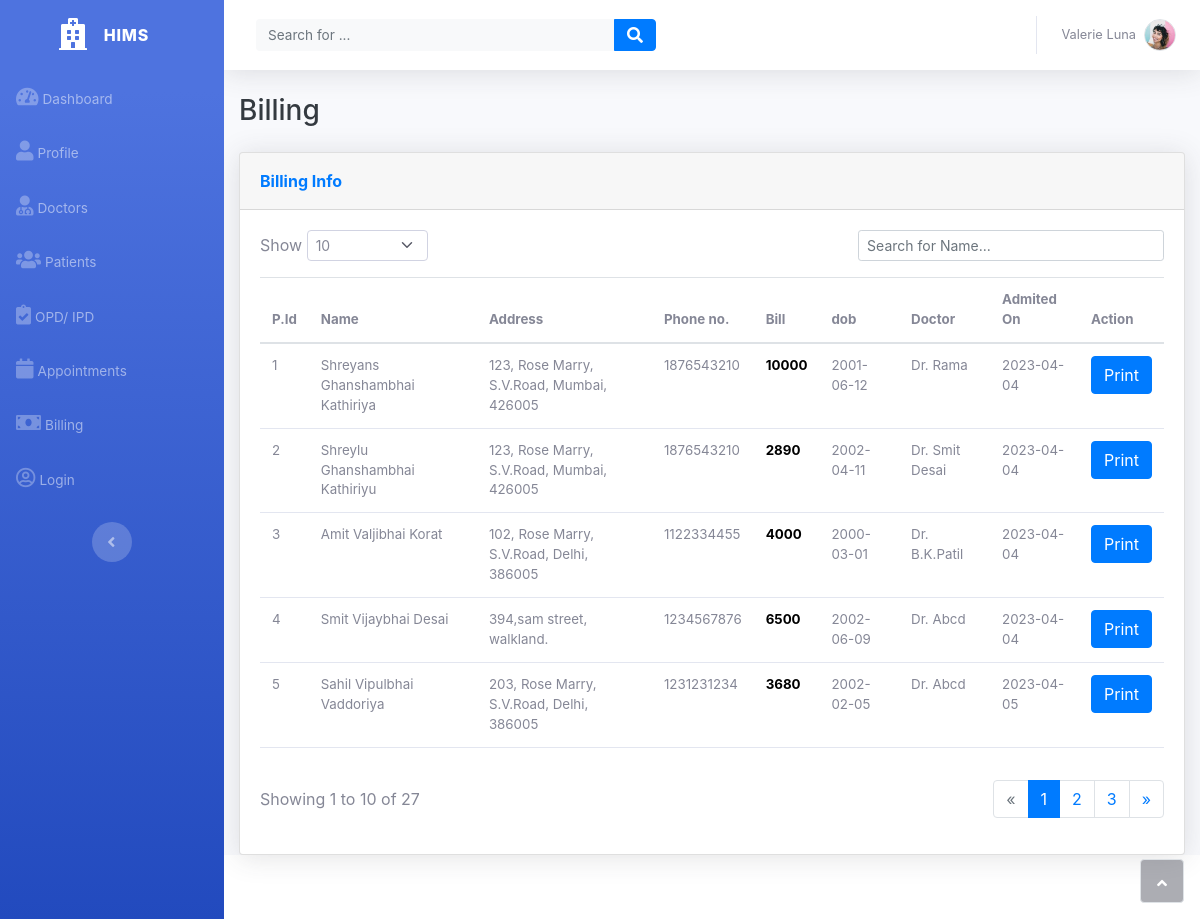
/billing.php, run on the app's committed database.
### tables this page shows
CREATE TABLE `Patients` (
  `p_id` int(6) NOT NULL,
  `name` varchar(50) NOT NULL,
  `bill` int(10) DEFAULT 0,
  `address` varchar(50) NOT NULL,
  `phone_no` bigint(13) NOT NULL,
  `gender` varchar(20) NOT NULL,
  `dob` date NOT NULL,
  `doctor` varchar(30) NOT NULL,
  `symptoms` varchar(150) NOT NULL,
  `admited_on` date NOT NULL DEFAULT current_timestamp()
);

### btable.php (the view, shortened to what this page needs)
<?php
$server = "localhost";
$username = "root";
$dpassword = "";
$database = "HIMS";
$conn = mysqli_connect($server, $username, $dpassword, $database);
$sql = "SELECT * FROM Patients";
$result = mysqli_query($conn, $sql);
$data = array();
while ($row = mysqli_fetch_assoc($result)) {
    $data[] = $row;
}
echo "<table class='table' id='dataTable' style='font-size: smaller;'>";
echo "<thead>";
echo "<tr><th>P.Id</th><th style='min-width: 10px;'>Name</th><th style='min-width: 10px;'>Address</th><th style='min-width: 10px;'>Phone no.</th><th style='min-width: 10px;'>Bill</th><th style='min-width: 10px;'>dob</th><th style='min-width: 10px;'>Doctor</th><th style='min-width: 10px;'>Admited On</th><th style='min-width: 10px;'>Action</th></tr>";
foreach ($data as $row) {
    echo "<tr><td>" . $row['p_id'] . "</td><td>" . $row['name'] . "</td><td>" . $row['address'] . "</td><td>" . $row['phone_no'] . "</td><td style='font-weight: bold; color: black;'>" . $row['bill'] . "</td><td>" . $row['dob'] . "</td><td>" . $row['doctor'] . "</td><td>" . $row['admited_on'] . "</td><td><button type='button' class='btn btn-primary' onclick='deleteRow(" . $row['id'] . ")'>Print</button></td></tr>";
}
echo "</thead>";
echo "</table>";
?>

### billing.php (shortened to what this page needs)
<!DOCTYPE html>
<html lang="en">
<head>
    <link rel="stylesheet" href="assets/bootstrap/css/bootstrap.min.css">
    <link href="https://cdn.jsdelivr.net/npm/bootstrap@5.3.0-alpha1/dist/css/bootstrap.min.css" rel="stylesheet"
>
    <link rel="stylesheet" href="assets/fonts/fontawesome-all.min.css">
</head>
<body id="page-top">
    <div id="wrapper">
        <?php include 'sidebar.php'; ?>
        <div class="d-flex flex-column" id="content-wrapper">
            <div id="content">
                <?php include 'header.php'; ?>
                <div class="container-fluid">
                    <h3 class="text-dark mb-4">Billing</h3>
                    <div class="card shadow">
                        <div class="card-header py-3">
                            <p class="text-primary m-0 fw-bold">Billing Info</p>
                        </div>
                        <div class="card-body">
                            <div class="row">
                                <div class="col-md-6 text-nowrap">
                                    <div id="dataTable_length" class="dataTables_length" aria-controls="dataTable">
                                        <label class="form-label">Show&nbsp;<select
                                                class="d-inline-block form-select form-select-sm">
                                                <option value="10" selected="">10</option>
                                            </select>&nbsp;</label>
                                    </div>
                                </div>
                                <div class="col-md-6">
                                    <div class="text-md-end dataTables_filter" id="dataTable_filter">
                                        <label class="form-label" style='width: 70%;'>
                                            <input type="search" class="form-control form-control-sm" id="myInput"
                                                aria-controls="dataTable" onkeyup="myFunction()"
                                                placeholder="Search for Name...">
                                        </label>
                                    </div>
                                </div>
                            </div>
                            <div class="table-responsive table mt-2" id="myTable" role="grid"
                                aria-describedby="dataTable_info">
                                <?php include 'btable.php'; ?>
                            </div>
                            <div class="row">
                                <div class="col-md-6 align-self-center">
                                    <p id="dataTable_info" class="dataTables_info" role="status" aria-live="polite">
                                        Showing 1 to 10 of 27</p>
                                </div>
                                <div class="col-md-6">
                                    <nav
                                        class="d-lg-flex justify-content-lg-end dataTables_paginate paging_simple_numbers">
                                        <ul class="pagination">
                                            <li class="page-item disabled"><a class="page-link" aria-label="Previous"
                                                    href="#"><span aria-hidden="true">«</span></a></li>
                                            <li class="page-item active"><a class="page-link" href="#">1</a></li>
                                            <li class="page-item"><a class="page-link" href="#">2</a></li>
                                            <li class="page-item"><a class="page-link" href="#">3</a></li>
                                            <li class="page-item"><a class="page-link" aria-label="Next" href="#"><span
                                                        aria-hidden="true">»</span></a></li>
                                        </ul>
                                    </nav>
                                </div>
                            </div>
                        </div>
                    </div>
                </div>
            </div>
            <footer class="bg-white sticky-footer">
                <?php include 'footer.php'; ?>
            </footer>
        </div><a class="border rounded d-inline scroll-to-top" href="#page-top"><i class="fas fa-angle-up"></i></a>
    </div>
</body>
</html>

### sidebar.php (shortened to what this page needs)
<!DOCTYPE html>
<html lang="en">
<head>
</head>
<body id="page-top">
    <div id="wrapper">
        <nav class="navbar navbar-dark align-items-start sidebar sidebar-dark accordion bg-gradient-primary p-0">
            <div class="container-fluid d-flex flex-column p-0">
                <a class="navbar-brand d-flex justify-content-center align-items-center sidebar-brand m-0" href="#">
                    <div class="sidebar-brand-icon">
                        <i class="fas fa-hospital"></i>
                    </div>
                    <div class="sidebar-brand-text mx-3"><span>HIMS</span></div>
                </a>
                <ul class="navbar-nav text-light" id="accordionSidebar">
                    <li class="nav-item">
                        <a class="nav-link " href="index.php"><i class="fas fa-tachometer-alt"
                                style="font-size:20px"></i><span>Dashboard</span></a>
                    </li>
                    <li class="nav-item">
                        <a class="nav-link" href="profile.php"><i class="fas fa-user"
                                style="font-size:20px"></i><span>Profile</span></a>
                    </li>
                    <li class="nav-item">
                        <a class="nav-link" href="doctors.php"><i class="fa fa-user-md"
                                style="font-size:20px"></i><span>Doctors</span></a>
                    </li>
                    <li class="nav-item">
                        <a class="nav-link" href="patients.php"><i class="fas fa-users"
                                style="font-size:20px"></i><span>Patients</span></a>
                    </li>
                    <li class="nav-item">
                        <a class="nav-link" href="oipd.php"><i class="fa fa-clipboard-check"
                                style="font-size:20px"></i><span>OPD/ IPD</span></a>
                    </li>
                    <li class="nav-item">
                        <a class="nav-link" href="appointments.php"><i class="fa fa-calendar"
                                style="font-size:20px"></i><span>Appointments</span></a>
                    </li>
                    <li class="nav-item">
                        <a class="nav-link" href="billing.php"><i class="fas fa-money-bill"
                                style="font-size:20px"></i><span>Billing</span></a>
                    </li>
                    <li class="nav-item">
                        <a class="nav-link" href="login.php"><i class="far fa-user-circle"
                                style="font-size:20px"></i><span>Login</span></a>
                    </li>
                </ul>
                <div class="text-center d-none d-md-inline"><button class="btn rounded-circle border-0"
                        id="sidebarToggle" type="button"></button></div>
            </div>
        </nav>
    </div>
</body>
</html>

### header.php (shortened to what this page needs)
<!DOCTYPE html>
<html lang="en">
<head>
</head>
<body id="page-top">
    <nav class="navbar navbar-light navbar-expand bg-white shadow mb-4 topbar static-top">
        <div class="container-fluid">
            <form class="d-none d-sm-inline-block me-auto ms-md-3 my-2 my-md-0 mw-100 navbar-search">
                <div class="input-group">
                    <input class="bg-light form-control border-0 small" type="text" placeholder="Search for ...">
                    <button class="btn btn-primary py-0" type="button">
                        <i class="fas fa-search"></i>
                    </button>
                </div>
            </form>
            <ul class="navbar-nav flex-nowrap ms-auto">
                <li class="nav-item dropdown no-arrow">
                    <div class="nav-item dropdown no-arrow">
                        <a class="dropdown-toggle nav-link" aria-expanded="false" data-bs-toggle="dropdown" href="#">
                            <span class="d-none d-lg-inline me-2 text-gray-600 small">Valerie Luna</span>
                            <img class="border rounded-circle img-profile" src="assets/img/avatars/avatar1.jpeg">
                        </a>
                    </div>
                </li>
            </ul>
        </div>
    </nav>
</body>
</html>

### footer.php (shortened to what this page needs)
<!DOCTYPE html>
<html lang="en">
<head>
    <link rel="stylesheet" href="assets/bootstrap/css/bootstrap.min.css" />
    <link rel="stylesheet" href="assets/fonts/fontawesome-all.min.css" />
    <link rel="stylesheet" href="https://cdn.jsdelivr.net/npm/bootstrap@4.0.0/dist/css/bootstrap.min.css">
  </head>
<body id="page-top">
</body>
</html>

### data on the page
patients: p_id "1", name "Shreyans Ghanshambhai Kathiriya", address "123, Rose Marry, S.V.Road, Mumbai, 426005", phone_no "1876543210", bill "10000", dob "2001-06-12", doctor "Dr. Rama", admited_on "2023-04-04"
patients: p_id "2", name "Shreylu Ghanshambhai Kathiriyu", address "123, Rose Marry, S.V.Road, Mumbai, 426005", phone_no "1876543210", bill "2890", dob "2002-04-11", doctor "Dr. Smit Desai", admited_on "2023-04-04"
patients: p_id "3", name "Amit Valjibhai Korat", address "102, Rose Marry, S.V.Road, Delhi, 386005", phone_no "1122334455", bill "4000", dob "2000-03-01", doctor "Dr. B.K.Patil", admited_on "2023-04-04"
patients: p_id "4", name "Smit Vijaybhai Desai", address "394,sam street, walkland.", phone_no "1234567876", bill "6500", dob "2002-06-09", doctor "Dr. Abcd", admited_on "2023-04-04"
patients: p_id "5", name "Sahil Vipulbhai Vaddoriya", address "203, Rose Marry, S.V.Road, Delhi, 386005", phone_no "1231231234", bill "3680", dob "2002-02-05", doctor "Dr. Abcd", admited_on "2023-04-05"
